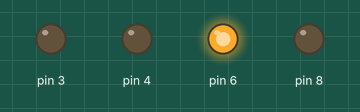
This sketch was run on a simulated Arduino Uno, built with avr-gcc and run on an emulated ATmega328P. On the bench: output pins drawn as LEDs (lit = HIGH).

Above: at 0.2 s.
At 0.85 s:
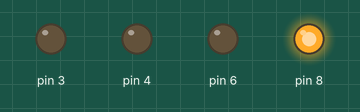
At 1.7 s:
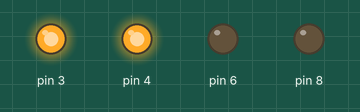
At 1.9 s:
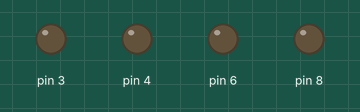
At 3.3 s:
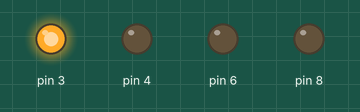
Timing chart, 0 to 4.6 s (numbered marks = the images above):
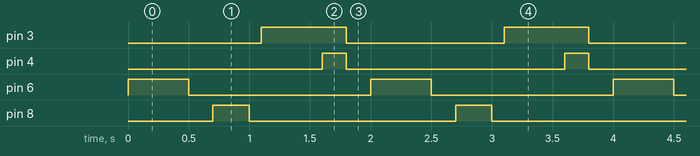

The sketch:

BUZZER.ino
```cpp
int buzzre=3;
int red=4;
int green=6;
int yellow=8;
void setup() {
  pinMode(3,OUTPUT);
    pinMode(4,OUTPUT);
    pinMode(6,OUTPUT);
    pinMode(8,OUTPUT);

  // put your setup code here, to run once:

}

void loop() {
  digitalWrite(6,HIGH);
  delay(500);
  digitalWrite(6,LOW);
  delay(200);

  digitalWrite(8,HIGH);
   delay(300);
    digitalWrite(8,LOW);
     delay(100);
    digitalWrite(3,HIGH);
     delay(500);
  digitalWrite(4,HIGH);
   delay(200);
   digitalWrite(3,LOW);
   digitalWrite(4,LOW);
   delay(200);
  ;


  // put your main code here, to run repeatedly:

}
```

Measured:
- by itself, pin 3: alternates HIGH for 0.70 s and LOW for 1.3 s
- by itself, pin 4: alternates HIGH for 0.20 s and LOW for 1.8 s
- by itself, pin 6: alternates HIGH for 0.50 s and LOW for 1.5 s
- by itself, pin 8: alternates HIGH for 0.30 s and LOW for 1.7 s
